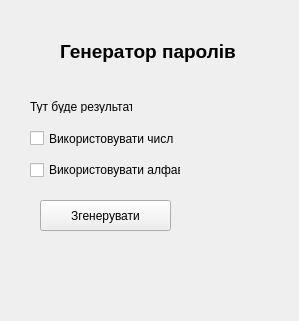
<?xml version="1.0" encoding="UTF-8"?>
<ui version="4.0">
 <class>MainWindow</class>
 <widget class="QMainWindow" name="MainWindow">
  <property name="geometry">
   <rect>
    <x>0</x>
    <y>0</y>
    <width>299</width>
    <height>321</height>
   </rect>
  </property>
  <property name="windowTitle">
   <string>MainWindow</string>
  </property>
  <widget class="QWidget" name="centralwidget">
   <widget class="QLabel" name="Title">
    <property name="geometry">
     <rect>
      <x>60</x>
      <y>40</y>
      <width>185</width>
      <height>23</height>
     </rect>
    </property>
    <property name="font">
     <font>
      <pointsize>14</pointsize>
      <weight>75</weight>
      <bold>true</bold>
     </font>
    </property>
    <property name="text">
     <string>Генератор паролів</string>
    </property>
   </widget>
   <widget class="QLabel" name="lbl_result">
    <property name="geometry">
     <rect>
      <x>30</x>
      <y>100</y>
      <width>102</width>
      <height>13</height>
     </rect>
    </property>
    <property name="text">
     <string>Тут буде результат</string>
    </property>
   </widget>
   <widget class="QCheckBox" name="use_numbers">
    <property name="geometry">
     <rect>
      <x>30</x>
      <y>130</y>
      <width>144</width>
      <height>17</height>
     </rect>
    </property>
    <property name="text">
     <string>Використовувати числа</string>
    </property>
   </widget>
   <widget class="QCheckBox" name="Generate">
    <property name="geometry">
     <rect>
      <x>30</x>
      <y>160</y>
      <width>151</width>
      <height>20</height>
     </rect>
    </property>
    <property name="text">
     <string>Використовувати алфавіт</string>
    </property>
   </widget>
   <widget class="QPushButton" name="pushButton">
    <property name="geometry">
     <rect>
      <x>40</x>
      <y>200</y>
      <width>131</width>
      <height>31</height>
     </rect>
    </property>
    <property name="text">
     <string>Згенерувати</string>
    </property>
   </widget>
  </widget>
 </widget>
 <resources/>
 <connections/>
</ui>
